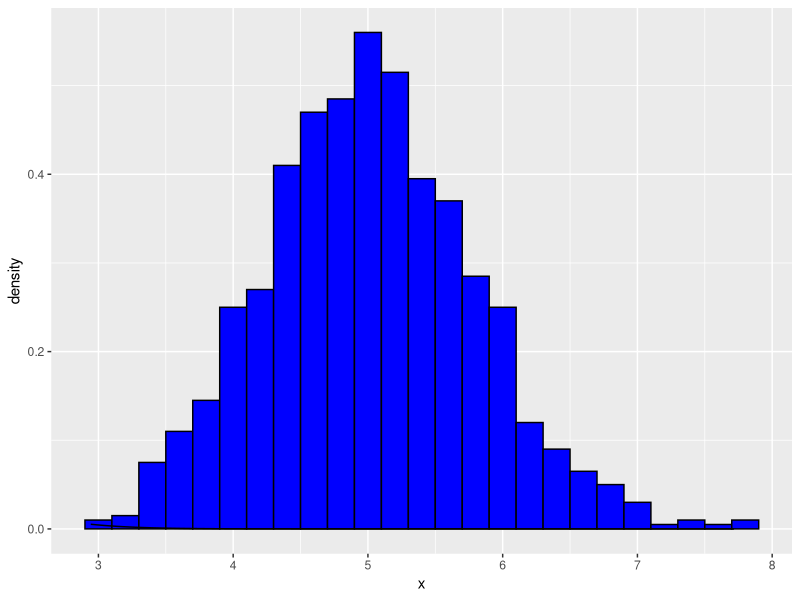

Write the R code that produced this figure.
## ---- chunk 1
lambda = 0.2
n = 40
simnum = 1:1000
set.seed(123)
means <- data.frame(x = sapply(simnum, function(x) {mean(rexp(n, lambda))}))
## ---- chunk 2
### Mean of the simulated data
mean(means$x)
## ---- chunk 3
### Expected mean
(1/lambda)
## ---- chunk 4
### Standard deviation of the simulated data
sd(means$x)
## ---- chunk 5
### Expected standard deviation
(1/lambda)/sqrt(40)
## ---- chunk 6
### Variance of the simulationed data:
var(means$x)
## ---- chunk 7
### Variance expected
((1/lambda)/sqrt(40))^2
## ---- chunk 8

par(mfcol=c(1,2))
library(ggplot2)
ggplot(data = means, aes(x = x)) + 
    geom_histogram(aes(y=..density..), fill = I('blue'), 
                  binwidth = 0.20, color = I('black')) +
    stat_function(fun = dnorm, arg = list(mean = 5, sd = sd(means$x)))

 #use qqplot and qqline to compare the distribution of averages of 40 exponentials
# to a normal distribution
#qqnorm(means$x)
#qqline(means$x, col = 2)
    	      
## ---- chunk 9
mean(means$x) + c(-1,1)*1.96*sd(means$x)/sqrt(nrow(means))
